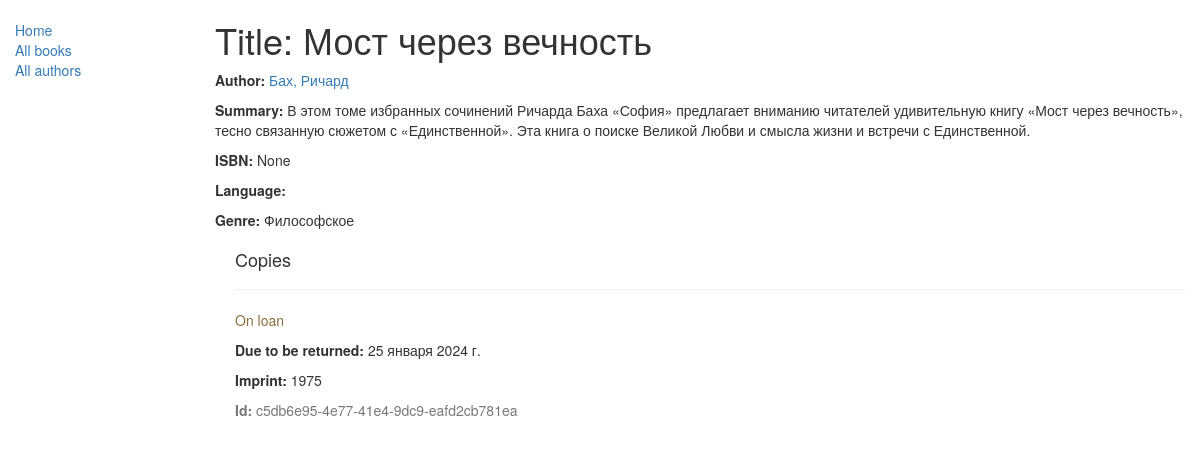
/catalog/book/2, run on the app's committed database.
### catalog/models.py (models this page shows, shortened)
class Book(models.Model):
    title = models.CharField(max_length=200)
    author = models.ForeignKey('Author', on_delete=models.SET_NULL, null=True)
    summary = models.TextField(max_length=3000, help_text="Enter a brief description of the book")
    isbn = models.CharField('ISBN',max_length=13, help_text='13 Character <a href="https://www.isbn-international.org/content/what-isbn">ISBN number</a>', null=True, blank=True)
    genre = models.ManyToManyField(Genre, help_text="Select a genre for this book")
    def display_genre(self):
        """
        Creates a string for the Genre. This is required to display genre in Admin.
        """
        return ', '.join([ genre.name for genre in self.genre.all()[:3] ])
    display_genre.short_description = 'Genre'

class Author(models.Model):
    first_name = models.CharField(max_length=100)
    last_name = models.CharField(max_length=100)
    date_of_birth = models.DateField(null=True, blank=True)
    date_of_death = models.DateField('Died', null=True, blank=True)
    def __str__(self):
        return '%s, %s' % (self.last_name, self.first_name)

class Genre(models.Model):
    name = models.CharField(max_length=200, help_text="Enter a book genre (e.g. Science Fiction, French Poetry etc.)")
    def __str__(self):
        return self.name

class BookInstance(models.Model):
    id = models.UUIDField(primary_key=True, default=uuid.uuid4, help_text="Unique ID for this particular book across whole library")
    book = models.ForeignKey('Book', on_delete=models.SET_NULL, null=True)
    imprint = models.CharField(max_length=200)
    due_back = models.DateField(null=True, blank=True)
    LOAN_STATUS = (
        ('m', 'Maintenance'),
        ('o', 'On loan'),
        ('a', 'Available'),
        ('r', 'Reserved'),
    )
    status = models.CharField(max_length=1, choices=LOAN_STATUS, blank=True, default='m', help_text='Book availability')
    class Meta:
        ordering = ["due_back"]

### catalog/views.py (the view)
# urls.py: re_path(r'^book/(?P<pk>\d+)$', views.BookDetailView.as_view(), name='book-detail'),
class BookDetailView(generic.DetailView):
    model = Book

### catalog/templates/catalog/book_detail.html
{% extends "base_generic.html" %}
{% block content %}
    <h1>Title: {{ book.title }}</h1>
    <p><strong>Author:</strong> <a href="">{{ book.author }}</a></p>
    <p><strong>Summary:</strong> {{ book.summary }}</p>
    <p><strong>ISBN:</strong> {{ book.isbn }}</p>
    <p><strong>Language:</strong> {{ book.language }}</p>
    <p><strong>Genre:</strong> {% for genre in book.genre.all %} {{ genre }}{% if not forloop.last %}, {% endif %}{% endfor %}</p>
    <div style="margin-left:20px;margin-top:20px">
        <h4>Copies</h4>
        {% for copy in book.bookinstance_set.all %}
            <hr>
            <p class="{% if copy.status == 'a' %}text-success{% elif copy.status == 'd' %}text-danger{% else %}text-warning{% endif %}">{{ copy.get_status_display }}</p>
            {% if copy.status != 'a' %}<p><strong>Due to be returned:</strong> {{copy.due_back}}</p>{% endif %}
                <p><strong>Imprint:</strong> {{copy.imprint}}</p>
                <p class="text-muted"><strong>Id:</strong> {{copy.id}}</p>
        {% endfor %}
  </div>
{% endblock %}

### data on the page
Book: title "Мост через вечность", author "Бах, Ричард", summary "В этом томе избранных сочинений Ричарда Баха «София» предлагает вниманию читателей удивительную книгу «Мост через вечность», тесно связанную сюжетом с «Единственной». Эта книга о поиске Великой Любви и смысла жизни и встречи с Единственной.", isbn "None"
Genre: name "Философское"
BookInstance: status "On loan", due_back "25 января 2024 г.", imprint "1975", id "c5db6e95-4e77-41e4-9dc9-eafd2cb781ea"
